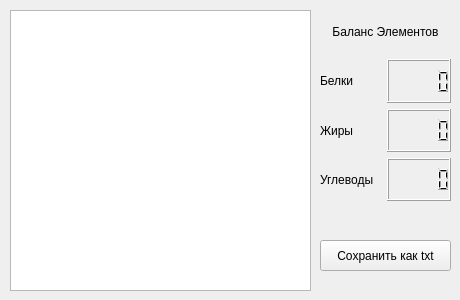
<?xml version="1.0" encoding="UTF-8"?>
<ui version="4.0">
 <class>Form</class>
 <widget class="QWidget" name="Form">
  <property name="geometry">
   <rect>
    <x>0</x>
    <y>0</y>
    <width>460</width>
    <height>300</height>
   </rect>
  </property>
  <property name="windowTitle">
   <string>Список покупок</string>
  </property>
  <widget class="QTextBrowser" name="textBrowser">
   <property name="geometry">
    <rect>
     <x>10</x>
     <y>10</y>
     <width>301</width>
     <height>281</height>
    </rect>
   </property>
   <property name="html">
    <string>&lt;!DOCTYPE HTML PUBLIC &quot;-//W3C//DTD HTML 4.0//EN&quot; &quot;http://www.w3.org/TR/REC-html40/strict.dtd&quot;&gt;
&lt;html&gt;&lt;head&gt;&lt;meta name=&quot;qrichtext&quot; content=&quot;1&quot; /&gt;&lt;style type=&quot;text/css&quot;&gt;
p, li { white-space: pre-wrap; }
&lt;/style&gt;&lt;/head&gt;&lt;body style=&quot; font-family:'MS Shell Dlg 2'; font-size:8.25pt; font-weight:400; font-style:normal;&quot;&gt;
&lt;p style=&quot;-qt-paragraph-type:empty; margin-top:0px; margin-bottom:0px; margin-left:0px; margin-right:0px; -qt-block-indent:0; text-indent:0px;&quot;&gt;&lt;br /&gt;&lt;/p&gt;&lt;/body&gt;&lt;/html&gt;</string>
   </property>
  </widget>
  <widget class="QPushButton" name="pushButton">
   <property name="geometry">
    <rect>
     <x>320</x>
     <y>240</y>
     <width>131</width>
     <height>31</height>
    </rect>
   </property>
   <property name="text">
    <string>Сохранить как txt</string>
   </property>
  </widget>
  <widget class="QWidget" name="layoutWidget">
   <property name="geometry">
    <rect>
     <x>320</x>
     <y>10</y>
     <width>131</width>
     <height>191</height>
    </rect>
   </property>
   <layout class="QVBoxLayout" name="verticalLayout">
    <item>
     <widget class="QLabel" name="label">
      <property name="text">
       <string>Баланс Элементов</string>
      </property>
      <property name="alignment">
       <set>Qt::AlignCenter</set>
      </property>
     </widget>
    </item>
    <item>
     <layout class="QHBoxLayout" name="horizontalLayout">
      <item>
       <widget class="QLabel" name="protein_label">
        <property name="text">
         <string>Белки</string>
        </property>
       </widget>
      </item>
      <item>
       <widget class="QLCDNumber" name="proteins_lcd"/>
      </item>
     </layout>
    </item>
    <item>
     <layout class="QHBoxLayout" name="horizontalLayout_2">
      <item>
       <widget class="QLabel" name="fats_label">
        <property name="text">
         <string>Жиры</string>
        </property>
       </widget>
      </item>
      <item>
       <widget class="QLCDNumber" name="fats_lcd"/>
      </item>
     </layout>
    </item>
    <item>
     <layout class="QHBoxLayout" name="horizontalLayout_3">
      <item>
       <widget class="QLabel" name="label_4">
        <property name="text">
         <string>Углеводы</string>
        </property>
       </widget>
      </item>
      <item>
       <widget class="QLCDNumber" name="cbhs_lcd"/>
      </item>
     </layout>
    </item>
   </layout>
  </widget>
 </widget>
 <tabstops>
  <tabstop>textBrowser</tabstop>
  <tabstop>pushButton</tabstop>
 </tabstops>
 <resources/>
 <connections/>
</ui>
